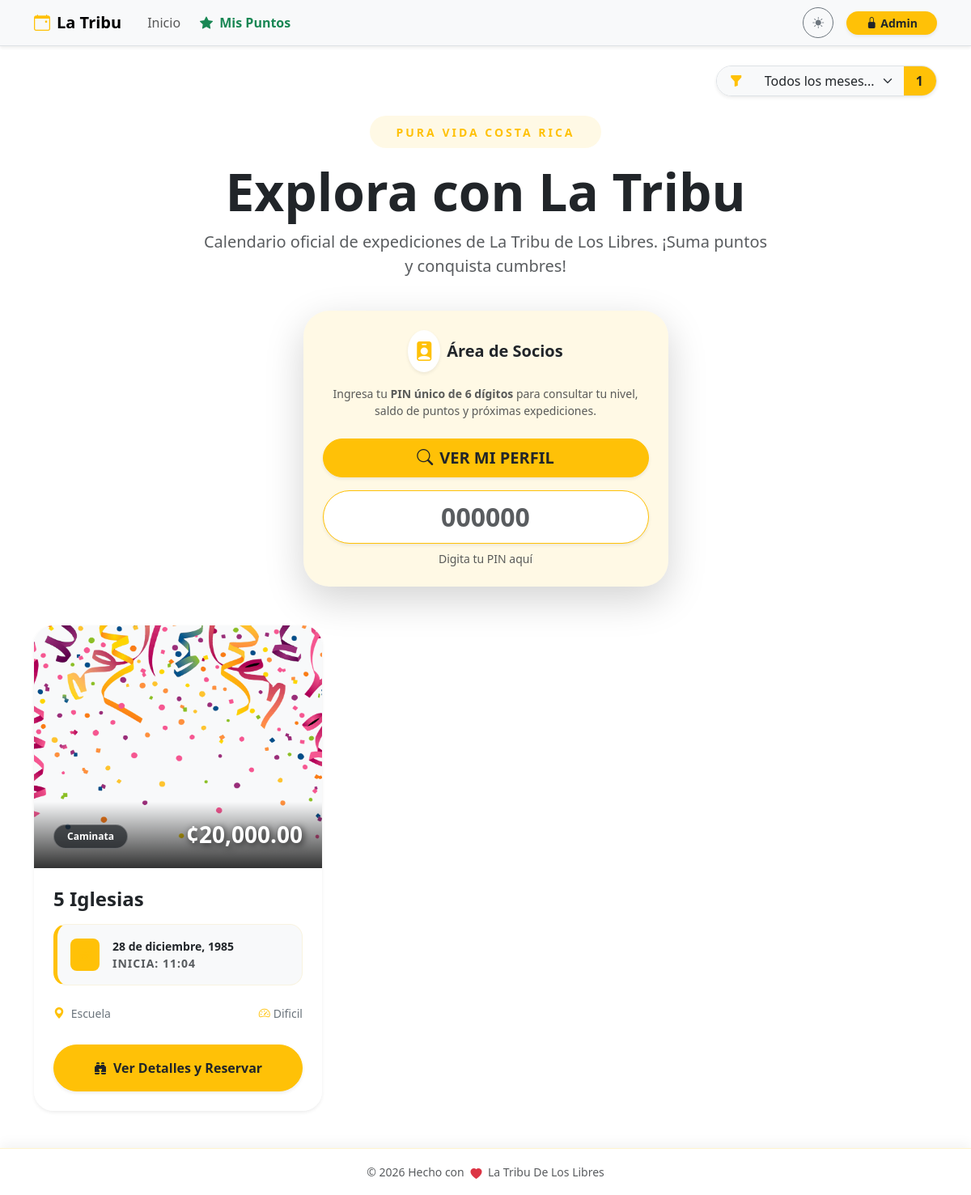
Before: / with the older database file.
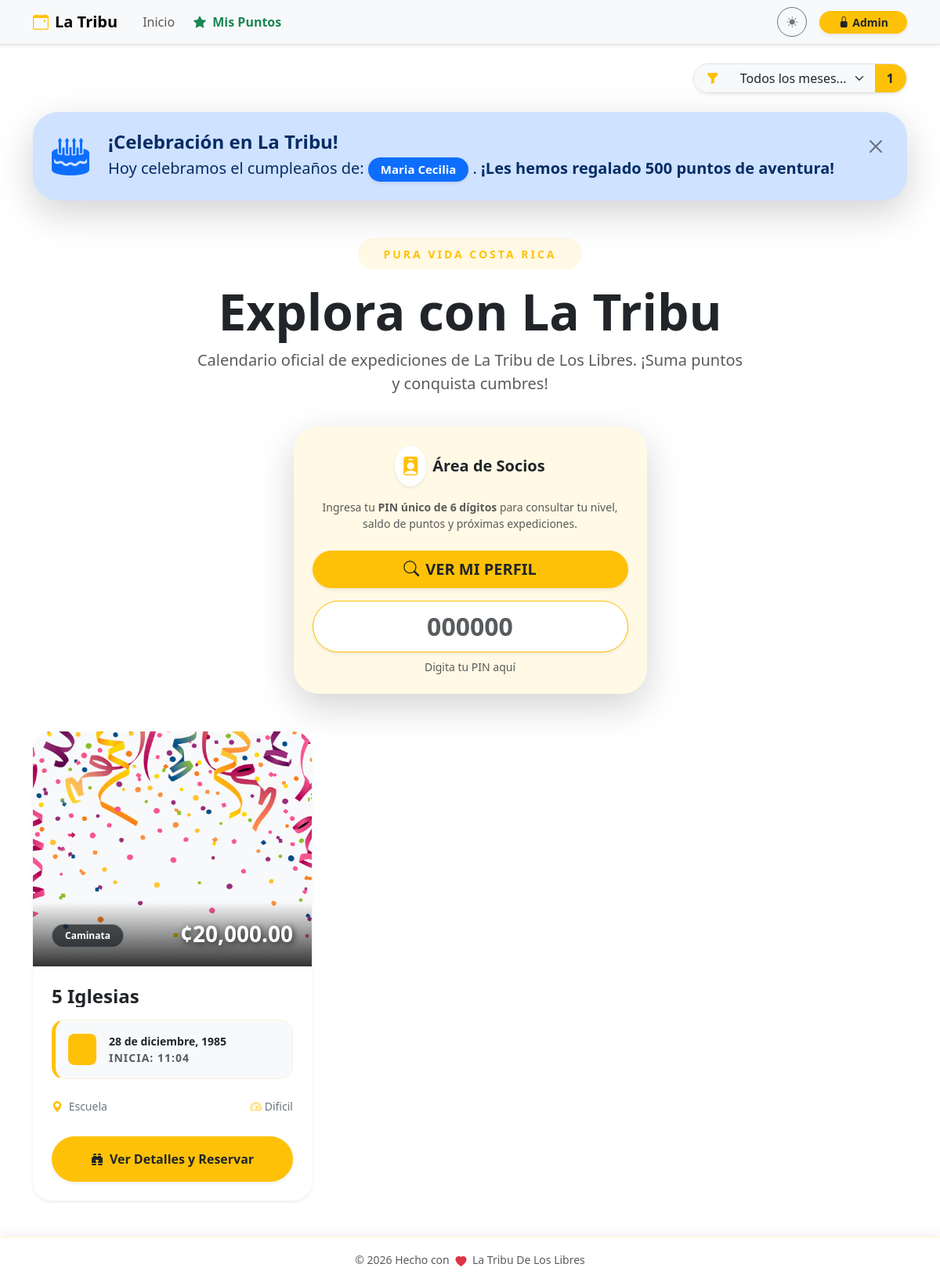
After: the same page with the newer database file.
### db.py (models this page shows, shortened)
class Event(db.Model):
    __tablename__ = 'event'
    id = db.Column(db.Integer, primary_key=True)
    title = db.Column(db.String(150), nullable=False)
    flyer = db.Column(db.String(255)) # Nombre del archivo de imagen en el servidor
    currency = db.Column(db.String(10), default='¢')
    price = db.Column(db.Float, default=0.0)
    points_reward = db.Column(db.Integer, default=10) # Puntos que otorga al aventurero
    activity_type = db.Column(db.String(100)) # Caminata, Internacional, etc.
    duration_days = db.Column(db.Integer, default=1)
    event_date = db.Column(db.Date, nullable=False) # Fecha de inicio
    end_date = db.Column(db.Date) # Fecha de cierre para expediciones de varios días
    departure_point = db.Column(db.String(200)) # Punto de encuentro principal
    departure_time = db.Column(db.String(50))
    difficulty = db.Column(db.String(50))
    distance = db.Column(db.String(50))
    capacity = db.Column(db.Integer, default=0) # Cupos disponibles
    reservation_fee = db.Column(db.String(100)) # Monto requerido para apartar lugar
    description = db.Column(db.Text) # Itinerario detallado
    pickup_point = db.Column(db.String(200)) # Puntos de recogida adicionales
    status = db.Column(db.String(50), default='Activa') # Activa, Suspendido, Se Traslado
    moved_date = db.Column(db.Date) # Nueva fecha en caso de traslado
    bookings = db.relationship('Booking', backref='event', lazy=True, cascade="all, delete-orphan")

class Member(db.Model):
    __tablename__ = 'member'
    id = db.Column(db.Integer, primary_key=True)
    pin = db.Column(db.String(10), unique=True, nullable=False)
    nombre = db.Column(db.String(100), nullable=False)
    apellido1 = db.Column(db.String(100), nullable=False)
    apellido2 = db.Column(db.String(100))
    telefono = db.Column(db.String(20))
    birth_date = db.Column(db.Date)
    puntos_totales = db.Column(db.Integer, default=0)
    ultimo_regalo_bday = db.Column(db.Integer, default=0)
    bookings = db.relationship('Booking', backref='member', lazy=True, cascade="all, delete-orphan")
    point_logs = db.relationship('PointLog', backref='member', lazy=True, cascade="all, delete-orphan")

### app.py (the view)
@main_bp.route('/')
def home():
    search_month = request.args.get('search_month', type=int)
    query = Event.query
    if search_month:
        query = query.filter(extract('month', Event.event_date) == search_month)
    events = query.order_by(Event.event_date.asc()).all()
    return render_template('home.html', events=events)

### templates/home.html (shortened to what the changed rows need)
{% extends "base.html" %}
{% block content %}
{% set meses = ['', 'enero', 'febrero', 'marzo', 'abril', 'mayo', 'junio', 'julio', 'agosto', 'septiembre', 'octubre', 'noviembre', 'diciembre'] %}
<div class="row align-items-center mb-4 animate__animated animate__fadeIn">
    <div class="col-lg-12 text-center">
        <h1 class="display-3 fw-bold mb-0">Explora con La Tribu</h1>
    </div>
</div>
<div class="row g-4">
    {% if events %}
        {% for event in events %}
        <div class="col-md-6 col-lg-4">
            <div class="card h-100 shadow-sm border-0 overflow-hidden position-relative adventure-card animate__animated animate__fadeInUp" style="animation-delay: {{ loop.index0 * 0.1 }}s">
                <div class="card-img-container" style="height: 300px; background: var(--bs-tertiary-bg); position: relative; overflow: hidden;">
                    {% if event.flyer %}
                        <img src="{{ url_for('static', filename='uploads/flyers/' + event.flyer) }}" class="card-img-top w-100 h-100 flyer-zoom" style="object-fit: cover;" alt="{{ event.title }}">
                    {% else %}
                        <div class="w-100 h-100 d-flex flex-column align-items-center justify-content-center text-muted">
                            <i class="bi bi-image display-1 opacity-10"></i>
                            <small class="fw-bold opacity-25">Flyer pendiente</small>
                        </div>
                    {% endif %}
                    <div class="price-overlay position-absolute bottom-0 start-0 w-100 p-4 d-flex justify-content-between align-items-end" style="background: linear-gradient(transparent, rgba(0,0,0,0.8));">
                        <span class="badge bg-dark bg-opacity-75 text-white px-3 py-2 rounded-pill small border border-white border-opacity-25">{{ event.activity_type }}</span>
                        <div class="price-tag">
                            <span class="h3 fw-bold mb-0 text-white shadow-text">{{ event.currency }}{{ "{:,.2f}".format(event.price) }}</span>
                        </div>
                    </div>
                </div>
                <div class="card-body p-4">
                    <h4 class="card-title fw-bold mb-3 text-truncate-2 title-link">{{ event.title }}</h4>
                    <div class="mb-4 p-3 bg-body-tertiary rounded-4 small border border-warning border-opacity-10 ticket-date">
                        <div class="d-flex align-items-center">
                            <div class="bg-warning bg-opacity-20 p-2 rounded-3 me-3 text-warning">
                                <i class="bi bi-calendar3 h5 mb-0"></i>
                            </div>
                            <div>
                                <div class="fw-bold text-body">
                                    {% if event.duration_days > 1 %}
                                        Del {{ event.event_date.day }} al {{ event.end_date.day }} de {{ meses[event.end_date.month] }}
                                    {% else %}
                                        {{ event.event_date.day }} de {{ meses[event.event_date.month] }}, {{ event.event_date.year }}
                                    {% endif %}
                                </div>
                                <div class="x-small text-muted text-uppercase fw-bold" style="letter-spacing: 1px;">Inicia: {{ event.departure_time }}</div>
                            </div>
                        </div>
                    </div>
                    <div class="row g-2 mb-1 small text-secondary fw-medium">
                        <div class="col-7"><i class="bi bi-geo-alt-fill me-1 text-warning"></i>{{ event.departure_point.split('-')[-1]|default('Punto Oficial') }}</div>
                        <div class="col-5 text-end"><i class="bi bi-speedometer2 me-1 text-warning"></i>{{ event.difficulty }}</div>
                    </div>
                </div>
                <div class="card-footer bg-body border-0 p-4 pt-0">
                    <button class="btn btn-warning rounded-pill fw-bold py-3 shadow-sm w-100 text-dark transition-all btn-main-reserve" data-bs-toggle="modal" data-bs-target="#detailsModal{{ event.id }}">
                        <i class="bi bi-binoculars-fill me-2"></i>Ver Detalles y Reservar
                    </button>
                </div>
            </div>
        </div>
        {% endfor %}
    {% endif %}
</div>
<link rel="stylesheet" href="https://cdnjs.cloudflare.com/ajax/libs/animate.css/4.1.1/animate.min.css"/>
{% endblock %}

### templates/base.html (shortened to what the changed rows need)
<!DOCTYPE html>
<html lang="es" data-bs-theme="light">
<head>
    <link href="https://cdn.jsdelivr.net/npm/bootstrap@5.3.2/dist/css/bootstrap.min.css" rel="stylesheet">
    <link rel="stylesheet" href="https://cdn.jsdelivr.net/npm/bootstrap-icons@1.11.1/font/bootstrap-icons.css">
    <link rel="stylesheet" href="https://cdnjs.cloudflare.com/ajax/libs/animate.css/4.1.1/animate.min.css"/>
</head>
<body>
    <main class="container py-4">
        {% if birthdays_today %}
        <div class="alert alert-primary alert-dismissible fade show border-0 shadow-lg rounded-5 mb-5 animate__animated animate__bounceIn" role="alert">
            <div class="d-flex align-items-center p-2">
                <div class="display-5 me-4 text-primary animate__animated animate__pulse animate__infinite">
                    <i class="bi bi-cake2-fill"></i>
                </div>
                <div>
                    <h4 class="fw-bold mb-1 text-primary-emphasis">¡Celebración en La Tribu!</h4>
                    <p class="mb-0 fs-5">
                        Hoy celebramos el cumpleaños de:
                        {% for m in birthdays_today %}
                        <span class="badge bg-primary text-white px-3 py-2 rounded-pill shadow-sm">{{ m.nombre }} {{ m.apellido1 }}</span>{{ ", " if not loop.last }}
                        {% endfor %}.
                        <span class="fw-bold">¡Les hemos regalado 500 puntos de aventura!</span>
                    </p>
                </div>
            </div>
            <button type="button" class="btn-close m-3" data-bs-dismiss="alert" aria-label="Close"></button>
        </div>
        {% endif %}
        {% block content %}{% endblock %}
    </main>
</body>
</html>

Changed rows visible on the page:
added Member: nombre "Maria", apellido1 "Cecilia"
Other visible differences:
text now shown: "¡Celebración en La Tribu! Hoy celebramos el cumpleaños de: . ¡Les hemos regalado 500 puntos de aventura!"
